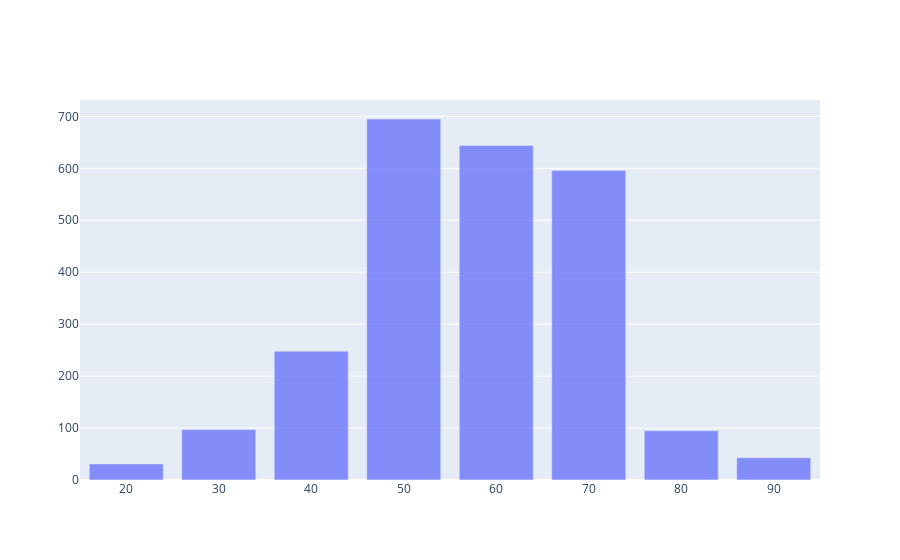

This figure's notebook cell:
### Markdown cell above
### Age Distribution

### Code cell
# distribution of genders
indices = df['age'].value_counts().sort_index().index
values = df['age'].value_counts().sort_index().values

fig = go.Figure()


# Add trace
fig.add_trace(go.Bar(x= indices, y = values, textfont_size=20))



    # Overlay both histograms
    #fig.update_layout(barmode='overlay')
    # Reduce opacity to see both histograms
fig.update_traces(opacity=0.75)
fig.show()

### Figure 1 — Plotly figure (JSON) as saved in the notebook; plotly's stock layout.template omitted (floating-point values rounded to 4 significant figures)
{"data": [{"opacity": 0.75, "textfont": {"size": 20}, "type": "bar", "x": [20, 30, 40, 50, 60, 70, 80, 90], "y": [31, 97, 248, 695, 644, 596, 95, 43]}], "layout": {}}
